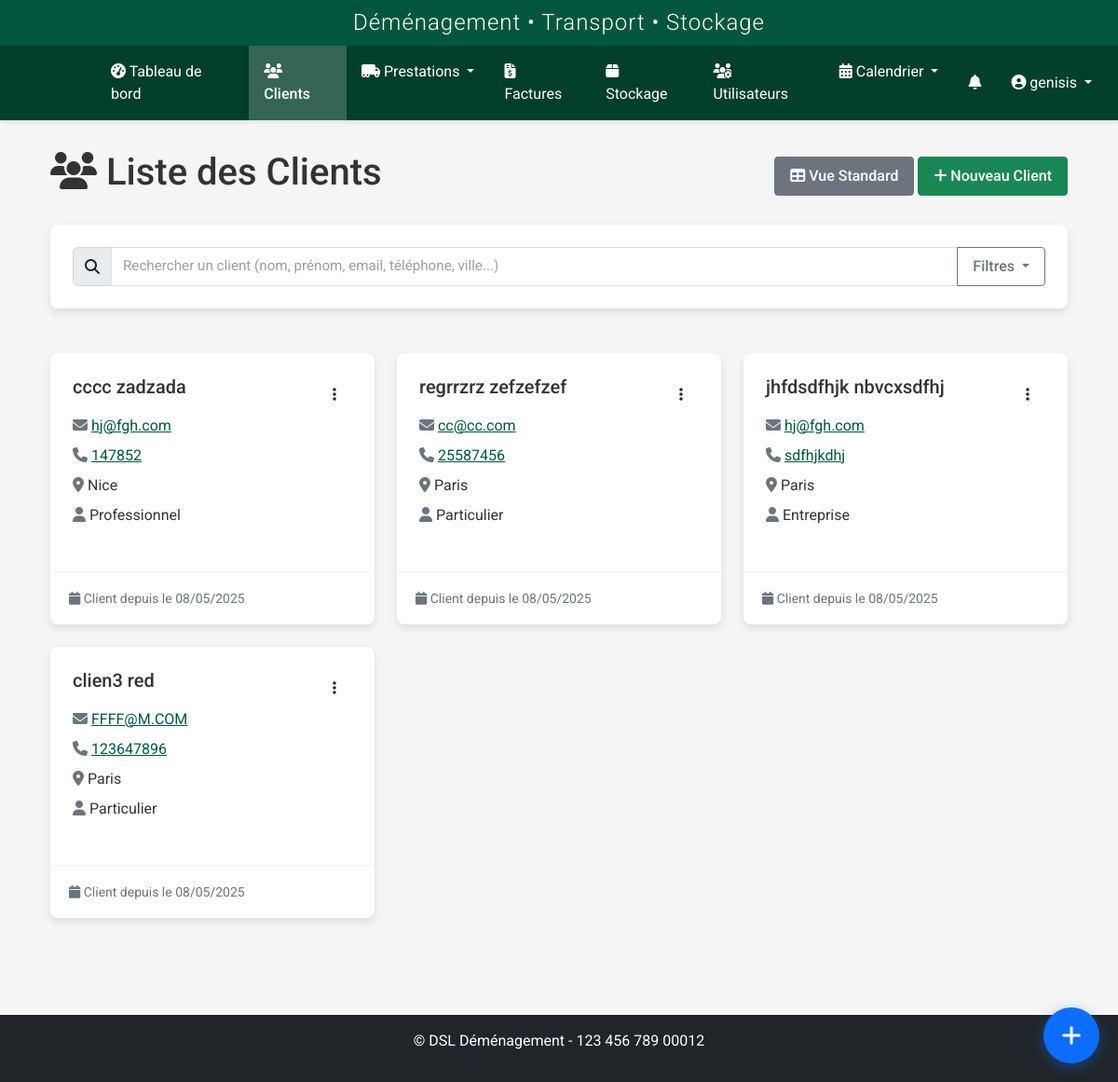
/clients/clients/liste (signed in), run on an earlier commit of the app's database.
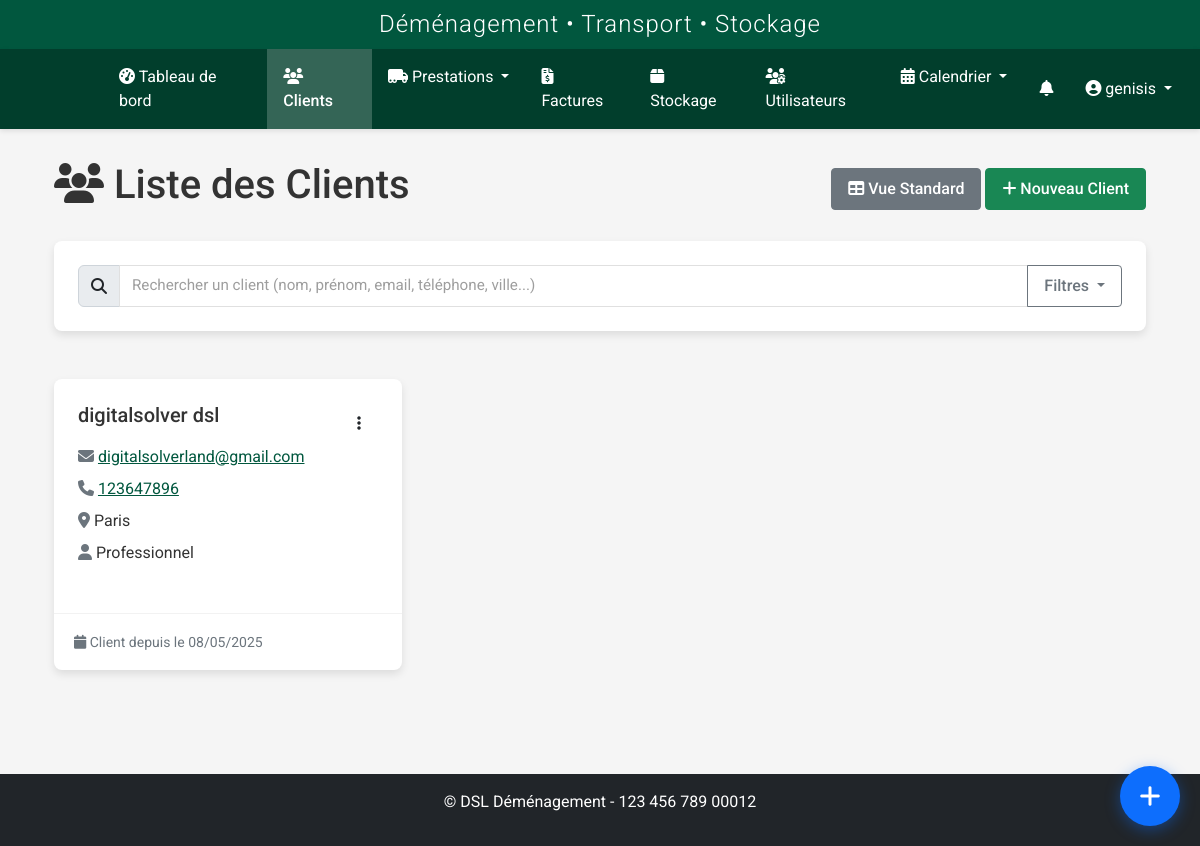
And on a later commit of the database.
### models.py (models this page shows, shortened)
class Client(db.Model):
    id = db.Column(db.Integer, primary_key=True)
    nom = db.Column(db.String(64), nullable=False)
    prenom = db.Column(db.String(64), nullable=False)
    adresse = db.Column(db.Text, nullable=True)
    code_postal = db.Column(db.String(10), nullable=True)
    ville = db.Column(db.String(64), nullable=True)
    pays = db.Column(db.String(64), default='France')
    telephone = db.Column(db.String(20), nullable=True)
    email = db.Column(db.String(120), nullable=True)
    type_client = db.Column(db.String(50), nullable=True)
    tags = db.Column(db.Text, nullable=True)
    observations = db.Column(db.Text, nullable=True)
    statut = db.Column(db.String(20), default='actif')
    archive = db.Column(db.Boolean, default=False)
    date_creation = db.Column(db.DateTime, nullable=False, default=datetime.utcnow)
    commercial_id = db.Column(db.Integer, db.ForeignKey('user.id'), nullable=True)
    commercial = db.relationship('User', backref=db.backref('clients', lazy=True), foreign_keys=[commercial_id])
    prestations_principales = db.relationship('Prestation', backref=db.backref('client_principal', lazy=True), lazy=True, foreign_keys="Prestation.client_id")
    prestations_supplementaires = db.relationship('Prestation', secondary=prestation_clients, back_populates='clients_supplementaires')
    factures = db.relationship('Facture', backref='client', lazy=True)

### routes/client.py (the view)
@client_bp.route('/clients/liste')
@login_required
@role_required('commercial', 'admin', 'superadmin')
def liste():
    query = Client.query
    if not current_user.is_admin():  # Si ce n'est pas un admin/superadmin
        query = query.filter_by(commercial_id=current_user.id)
    clients = query.order_by(Client.date_creation.desc()).all()
    return render_template('clients/liste.html', clients=clients)

### auth.py (called while the page is built)
def role_required(*roles):
    def wrapper(f):
        @wraps(f)
        @login_required
        def decorated_function(*args, **kwargs):
            if not current_user.is_authenticated:
                return redirect(url_for('auth.login'))
            if current_user.role in ['admin', 'commercial']:
                module = request.blueprint
                if module in ['stockage', 'facture']:
                    flash('Module en développement. Accès temporairement restreint.', 'warning')
                    return redirect(url_for('dashboard.index'))
            if not any(current_user.role == role for role in roles):
                abort(403)
            return f(*args, **kwargs)
        return decorated_function
    return wrapper

### models.py (called while the page is built)
    def is_admin(self):
        return self.role in ['admin', 'superadmin']

    def is_transporteur(self):
        return self.role == 'transporteur' or self.is_admin()

### templates/clients/liste.html (shortened to what this page needs)
{% extends "base.html" %}
{% block content %}
<div class="container-fluid">
    <div class="row mb-4">
        <div class="col-12">
            <div class="d-flex justify-content-between align-items-center">
                <h1><i class="fas fa-users"></i> Liste des Clients</h1>
                <div>
                    <a href="{{ url_for('client.index') }}" class="btn btn-secondary">
                        <i class="fas fa-table"></i> Vue Standard
                    </a>
                    <a href="{{ url_for('client.add') }}" class="btn btn-success">
                        <i class="fas fa-plus"></i> Nouveau Client
                    </a>
                </div>
            </div>
        </div>
    </div>
    <div class="row mb-4">
        <div class="col-12">
            <div class="card">
                <div class="card-body">
                    <div class="input-group">
                        <span class="input-group-text">
                            <i class="fas fa-search"></i>
                        </span>
                        <input type="text" id="searchInput" class="form-control" placeholder="Rechercher un client (nom, prénom, email, téléphone, ville...)">
                        <button class="btn btn-outline-secondary dropdown-toggle" type="button" data-bs-toggle="dropdown">
                            Filtres
                        </button>
                    </div>
                </div>
            </div>
        </div>
    </div>
    <div class="row" id="clientsList">
        {% for client in clients %}
        <div class="col-md-6 col-lg-4 mb-4 client-card"
             data-name="{{ client.nom }} {{ client.prenom }}"
             data-email="{{ client.email }}"
             data-phone="{{ client.telephone }}"
             data-city="{{ client.ville }}"
             data-type="{{ client.type_client }}"
             data-archived="{{ client.archive }}">
            <div class="card h-100 {% if client.archive %}bg-light{% endif %}">
                <div class="card-body">
                    <div class="d-flex justify-content-between align-items-start">
                        <h5 class="card-title mb-3">
                            {{ client.nom }} {{ client.prenom }}
                        </h5>
                        <div class="dropdown">
                            <button class="btn btn-link text-dark" type="button" data-bs-toggle="dropdown">
                                <i class="fas fa-ellipsis-v"></i>
                            </button>
                        </div>
                    </div>
                    <div class="client-info">
                        {% if client.email %}
                        <p class="mb-2">
                            <i class="fas fa-envelope text-muted"></i>
                            <a href="mailto:{{ client.email }}">{{ client.email }}</a>
                        </p>
                        {% endif %}
                        {% if client.telephone %}
                        <p class="mb-2">
                            <i class="fas fa-phone text-muted"></i>
                            <a href="tel:{{ client.telephone }}">{{ client.telephone }}</a>
                        </p>
                        {% endif %}
                        {% if client.ville %}
                        <p class="mb-2">
                            <i class="fas fa-map-marker-alt text-muted"></i>
                            {{ client.ville }}
                        </p>
                        {% endif %}
                        <p class="mb-0">
                            <i class="fas fa-user text-muted"></i>
                            {{ client.type_client }}
                        </p>
                    </div>
                </div>
                <div class="card-footer bg-transparent">
                    <small class="text-muted">
                        <i class="fas fa-calendar"></i>
                        Client depuis le {{ client.date_creation.strftime('%d/%m/%Y') }}
                    </small>
                </div>
            </div>
        </div>
        {% endfor %}
    </div>
</div>
{% endblock %}

What changed in the data, as far as the page shows it:
removed Client: nom "cccc", prenom "zadzada", email "hj@fgh.com", telephone "147852", ville "Nice", type_client "Professionnel", date_creation "08/05/2025"
removed Client: nom "regrrzrz", prenom "zefzefzef", email "cc@cc.com", telephone "25587456", ville "Paris", type_client "Particulier", date_creation "08/05/2025"
removed Client: nom "jhfdsdfhjk", prenom "nbvcxsdfhj", email "hj@fgh.com", telephone "sdfhjkdhj", ville "Paris", type_client "Entreprise", date_creation "08/05/2025"
changed Client "Paris": nom "clien3" → "digitalsolver"; prenom "red" → "dsl"; email "FFFF@M.COM" → "digitalsolverland@gmail.com"; type_client "Particulier" → "Professionnel"
